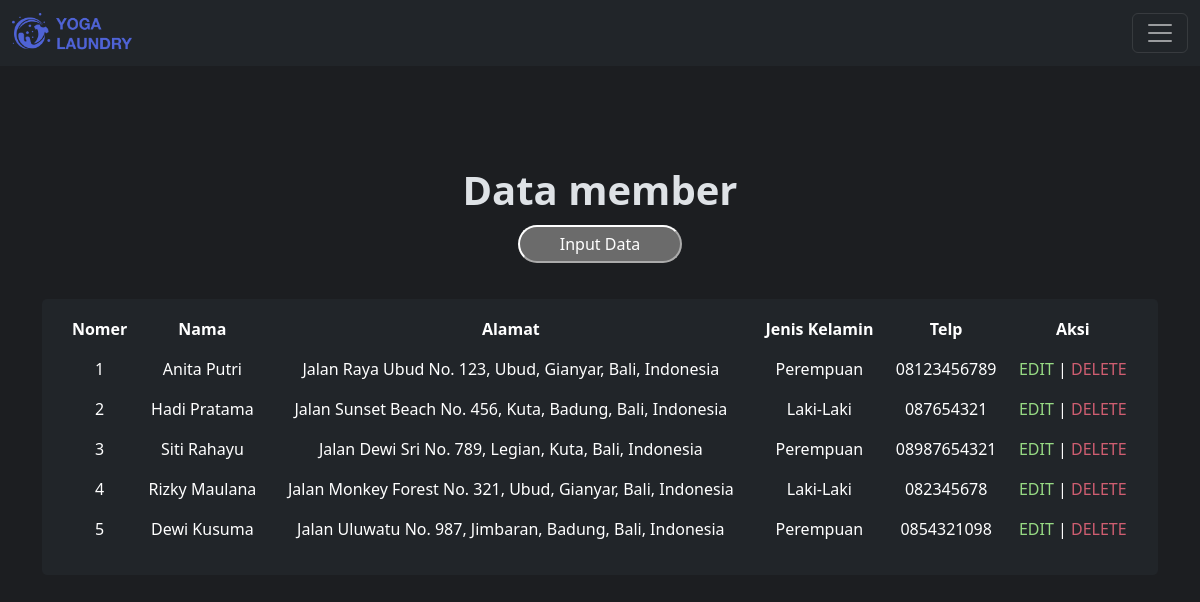
The page /php/view/control.php?page=view_member (signed in) on the database as committed earlier.
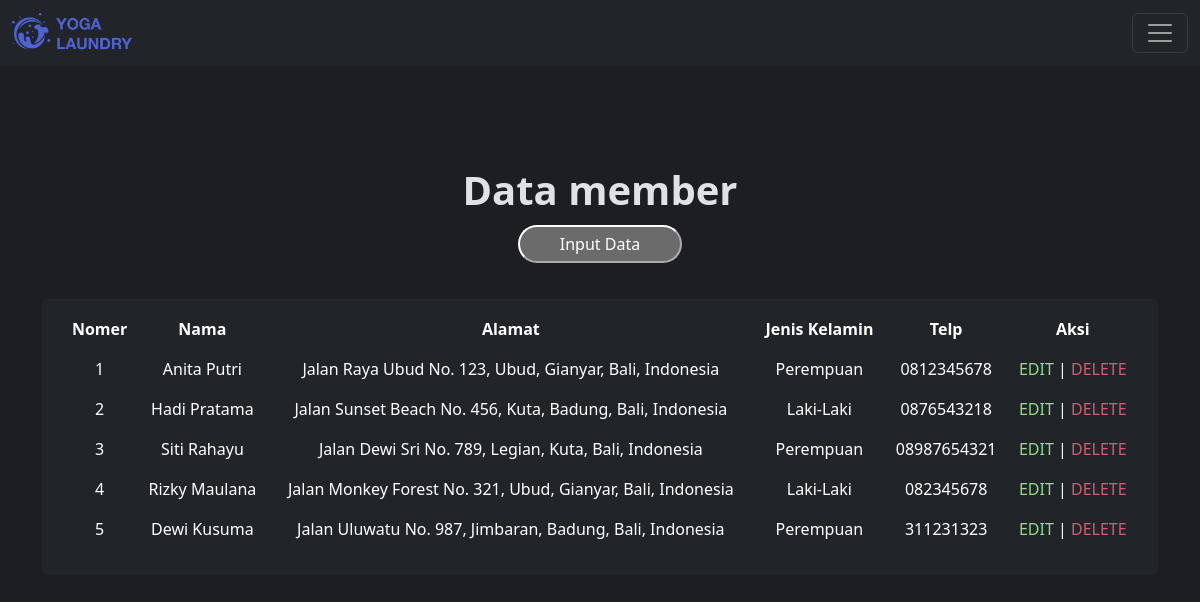
The same page on the database as committed later.
### tables this page shows
CREATE TABLE `tb_member` (
  `id` int NOT NULL,
  `nama` varchar(100) NOT NULL,
  `alamat` text NOT NULL,
  `jenis_kelamin` enum('L','P') NOT NULL,
  `tlp` varchar(15) NOT NULL
);

### php/view/control.php (called while the page is built)
<?php
include_once "../template/header.php";
include_once "../template/content.php";
include_once "../template/footer.php";

### php/view/member.php (the view, shortened to what this page needs)
<div class="view-container">
  <div class="view-header">
    <h1 class="fw-bold">Data member</h1>
    <a href="./control.php?page=add_member">
      <button class="view-button">Input Data</button>
    </a>
  </div>
  <div class="container">
    <div class="table-container">
      <table class="table table-borderless table-hover">
        <thead class="table-header text-center">
          <th>Nomer</th>
          <th>Nama</th>
          <th>Alamat</th>
          <th>Jenis Kelamin</th>
          <th>Telp</th>
          <th>Aksi</th>
        </thead>
        <?php
        $tampil = mysqli_query($koneksi, "SELECT * FROM tb_member");
        $no = 1;
        while ($hasil = mysqli_fetch_array($tampil)) {
        ?>
          <tr class="text-center">
            <td data-cell="No"><?= $no++ ?></td>
            <td data-cell="Nama"><?= $hasil['nama']; ?></td>
            <td data-cell="Alamat"><?= $hasil['alamat']; ?></td>
            <td data-cell="Jenis Jelamin"><?php if ($hasil['jenis_kelamin'] == 'P') {
                                            echo $hasil['jenis_kelamin'] = 'Perempuan';
                                          } elseif ($hasil['jenis_kelamin'] == 'L') {
                                            echo $hasil['jenis_kelamin'] = 'Laki-Laki';
                                          }
                                          ?></td>
            <td data-cell="Telp"><?= $hasil['tlp']; ?></td>
            <td data-cell="Aksi">
              <div class="action-container">
                <a style="color:#97db84;" href="./control.php?page=update_member&id=<?= $hasil['id']; ?>">EDIT</a> |
                <a style="color:#cf5e71; cursor: pointer;" onclick="confirmDelete(<?= $hasil['id']; ?>)">DELETE
              </div>
            </td>
          </tr>
        <?php } ?>
      </table>
    </div>
  </div>
</div>

Rows that differ between the two databases and show on the page:
changed tb_member "Anita Putri": tlp "08123456789" → "0812345678"
changed tb_member "Hadi Pratama": tlp "087654321" → "0876543218"
changed tb_member "Dewi Kusuma": tlp "0854321098" → "311231323"
